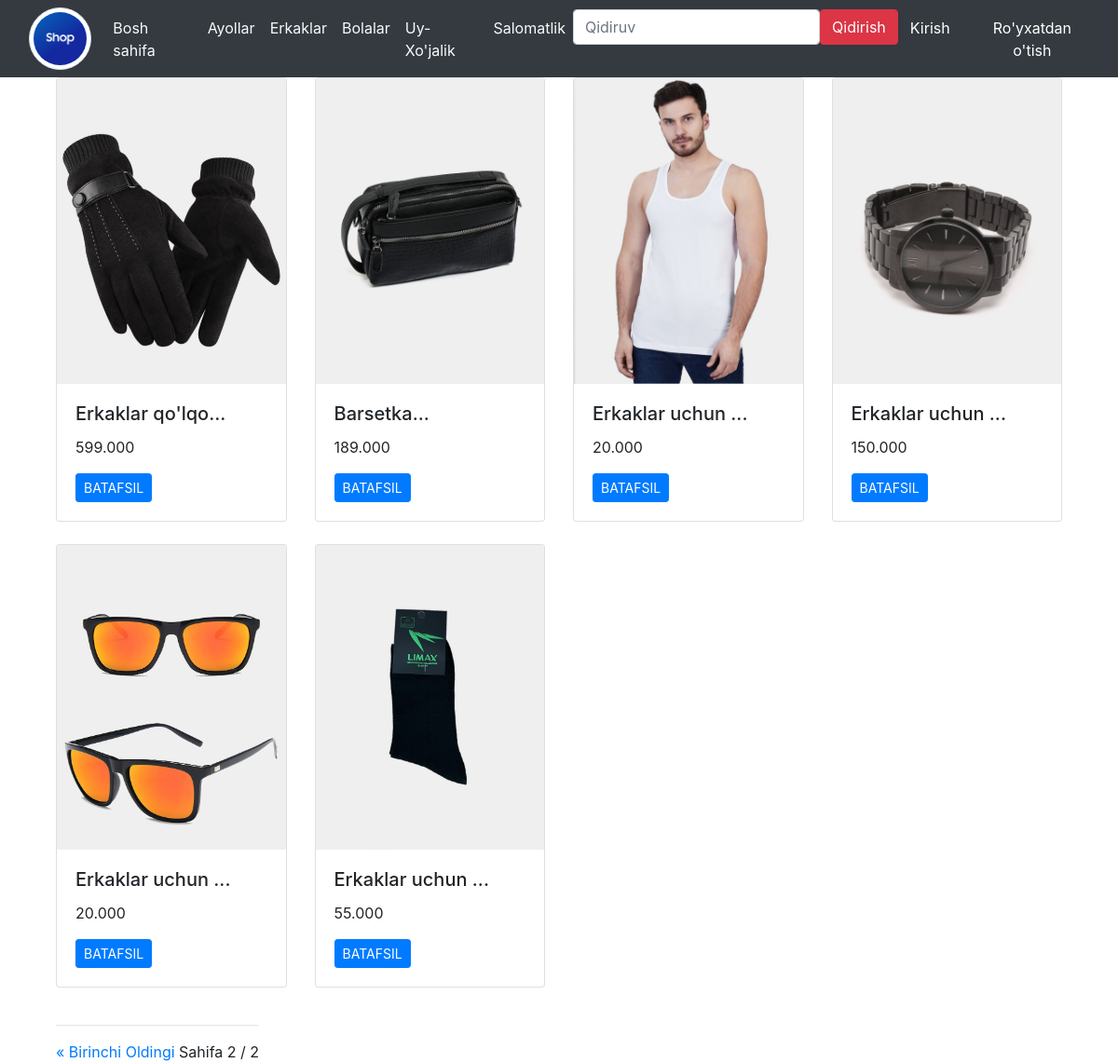
Before: /?page=2 with the older database file.
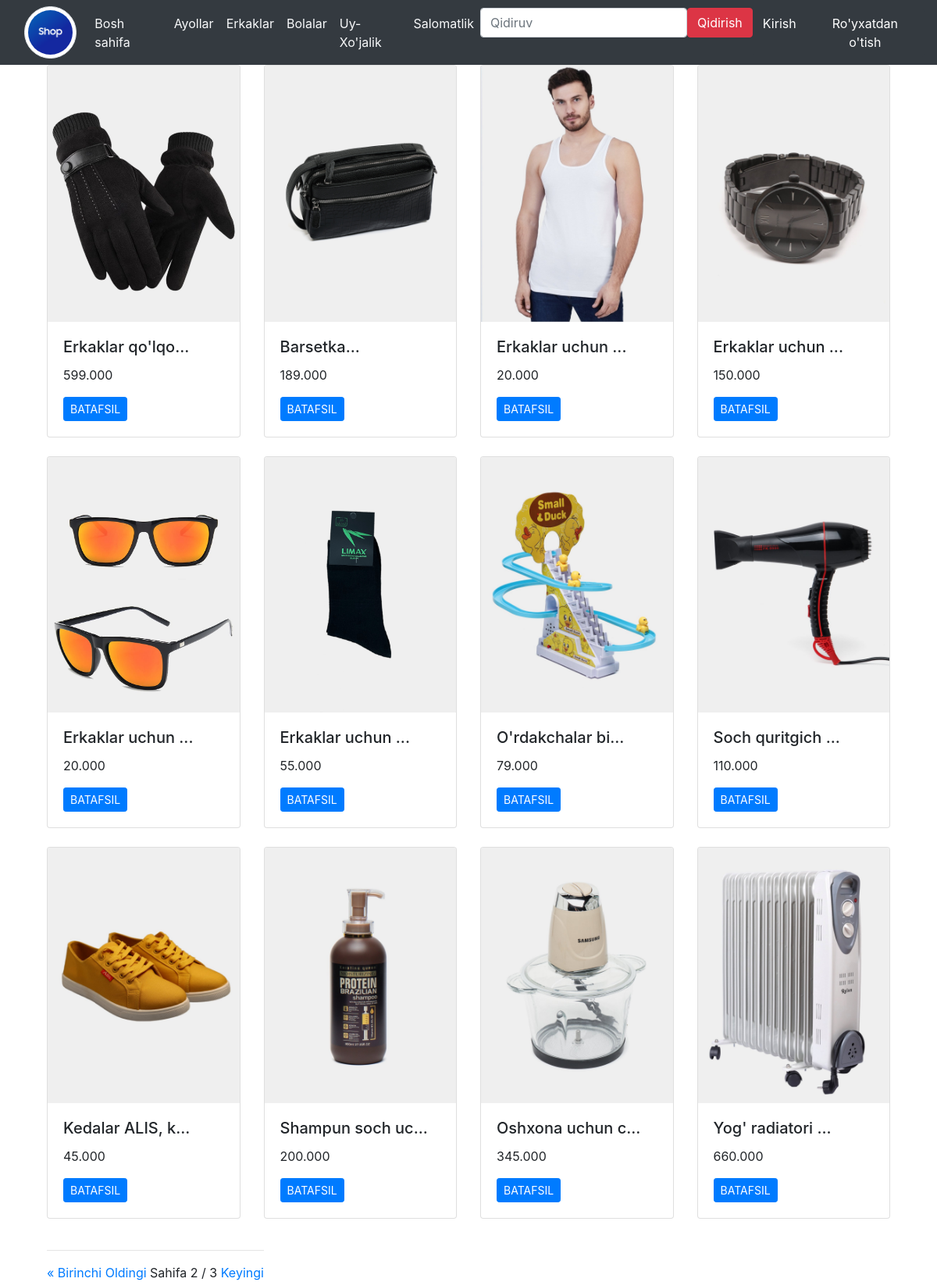
After: the same page with the newer database file.
### products/models.py (models this page shows, shortened)
class Product(models.Model):
    title = models.CharField(max_length=200)
    description = models.TextField()
    type = models.CharField(max_length=20, choices=PRODUCT_TYPE_CHOICES, default='none')
    price = models.DecimalField(max_digits=10, decimal_places=3)
    image = models.ImageField(upload_to='products/')  # You need to configure MEDIA_ROOT and MEDIA_URL in settings.py

### users/views.py (the view)
# urls.py: path('', HomePage, name='home'),
def HomePage(request):
    users = CustomUser.objects.all()
    products = Product.objects.all()
    products_per_page = 12
    paginator = Paginator(products, products_per_page)
    page = request.GET.get('page')
    products = paginator.get_page(page)
    context = {
        'products': products,
        'users': users
    }
    return render(request, template_name="home.html", context=context)

### templates/home.html (shortened to what this page needs)
{% extends 'base.html' %}
{% block content %}
    <div class="container">
        <div class="row row-cols-1 row-cols-sm-2 row-cols-md-3 row-cols-lg-4">
            {% for product in products %}
                <div class="col mb-4">
                    <div class="card">
                        <img src="{{ product.image.url }}" class="card-img-top" alt="{{ product.name }}">
                        <div class="card-body">
                            <h5 class="card-title">{{ product.title |slice:":15" }}...</h5>
                            <p class="card-text">{{ product.price }}</p>
                            <a href="{% url 'product_detail' product.id %}" class="btn btn-primary btn-sm">BATAFSIL</a>
                        </div>
                    </div>
                </div>
            {% endfor %}
        </div>
        <div class="pagination">
            <span class="step-links">
                <hr class="hr" />
                {% if products.has_previous %}
                    <a href="?page=1" >&laquo; Birinchi</a>
                    <a href="?page={{ products.previous_page_number }}">Oldingi</a>
                {% endif %}
                <span class="current-page">
                    Sahifa {{ products.number }} / {{ products.paginator.num_pages }}
                </span>
                {% if products.has_next %}
                    <a href="?page={{ products.next_page_number }}">Keyingi</a>
                {% endif %}
            </span>
        </div>
    </div>
{% endblock content %}

### templates/base.html (shortened to what this page needs)
{% load static %}
<!DOCTYPE html>
<html lang="en">
<head>
    <link rel="stylesheet" href="https://cdn.jsdelivr.net/npm/bootstrap@4.5.3/dist/css/bootstrap.min.css">
    <link rel="stylesheet" href="https://cdn.jsdelivr.net/npm/bootstrap-icons@1.9.0/font/bootstrap-icons.css">
</head>
<body>
    <nav class="navbar navbar-expand-md navbar-light bg-dark">
        <div class="col-xs-3 col-sm-1">
            <img class="mg-fluid rounded-circle img-thumbnail" src="{% static 'img/shop.png' %}" alt="Townhouses">
        </div>
        <div class="collapse navbar-collapse" id="navbarNav">
            <ul class="navbar-nav mr-auto">
                <li class="nav-item active">
                    <a class="nav-link text-light" href="{% url 'home' %}">Bosh sahifa <span class="sr-only">(current)</span></a>
                </li>
                <li class="nav-item">
                    <a class="nav-link text-light" href="{% url 'product_filters' category='Ayollar' %}">Ayollar</a>
                </li>
                <li class="nav-item">
                    <a class="nav-link text-light" href="{% url 'product_filters' category='Erkaklar' %}">Erkaklar</a>
                </li>
                <li class="nav-item">
                    <a class="nav-link text-light" href="{% url 'product_filters' category='Bolalar' %}">Bolalar</a>
                </li>
                <li class="nav-item">
                    <a class="nav-link text-light" href="{% url 'product_filters' category="Uy-Xo'jalik" %}">Uy-Xo'jalik</a>
                </li>
                <li class="nav-item">
                    <a class="nav-link text-light" href="{% url 'product_filters' category='Salomatlik' %}">Salomatlik</a>
                </li>
                <li class="nav-item">
                    <div class="d-flex">
                      <form class="d-flex" method=POST action="{% url 'search' %}">
                        <input class="form-control me-2" type="search" placeholder="Qidiruv" aria-label="Search" name="searched">
                        <button type="submit" class="btn btn-danger">Qidirish</button>
                      </form>
                    </div>
                </li>
            </ul>
            {% if user.is_authenticated %}
                {% if user.image %}
                    <div class="col-xs-3 col-sm-1">
                        <img src="{{ user.image.url }}" alt="{{ user.username }}" class="img-fluid rounded-circle img-thumbnail">
                    </div>
                {% else %}
                    <div class="col-xs-3 col-sm-1">
                        <img src="{% static 'img/unknown.jpg' %}" alt="{{ user.username }}" class="mg-fluid rounded-circle img-thumbnail">
                    </div>
                {% endif %}
                <div class="dropdown">
                    <button style="min-width: 200px" class="btn btn-secondary dropdown-toggle " type="button" id="dropdownMenuButton1" data-bs-toggle="dropdown" aria-expanded="false">
                        {{ user.username }}
                    </button>
                    <ul style="min-width: 200px;font-size: 20px;background-color: black;color: white" class="dropdown-menu" aria-labelledby="dropdownMenuButton1">
                        <li ><a style="color: white" onmouseover="this.style.color='black';" onmouseout="this.style.color='white';" class="dropdown-item" href="{% url 'orders' %}"><i class="bi bi-handbag"></i> Buyurtmalarim</a></li>
                        <li><a style="color: white" onmouseover="this.style.color='black';" onmouseout="this.style.color='white';" class="dropdown-item" href="{% url 'notifications' %}"><i class="bi bi-bell"></i> Bildirishnomalar</a></li>
                        <li><a style="color: white" onmouseover="this.style.color='black';" onmouseout="this.style.color='white';" class="dropdown-item" href="{% url 'profile' %}"><i class="bi bi-person"></i> Profil</a></li>
                        <li><a style="color: white" onmouseover="this.style.color='black';" onmouseout="this.style.color='white';" class="dropdown-item" href="{% url 'settings' %}"><i class="bi bi-gear"></i> Sozlamalar</a></li>
                        <li><a style="color: white" onmouseover="this.style.color='black';" onmouseout="this.style.color='white';" class="dropdown-item" href="{% url 'about' %}"><i class="bi bi-question-circle"></i> Biz haqimizda</a></li>
                        <li><a style="color: white" onmouseover="this.style.color='black';" onmouseout="this.style.color='white';" class="dropdown-item" href="{% url 'contact' %}"><i class="bi bi-chat-left"></i> Bog'lanish</a></li>
                        <li><a style="color: white" onmouseover="this.style.color='black';" onmouseout="this.style.color='white';" class="dropdown-item" href="{% url 'logout' %}"><i class="bi bi-box-arrow-left"></i> Chiqib ketish</a></li>
                    </ul>
                </div>
            {% else %}
                <div class="btn-group" role="group" aria-label="Basic example">
                    <a class="btn btn-dark" href="{% url 'signin' %}" role="button">Kirish</a>
                    <a class="btn btn-dark" href="{% url 'signup' %}" role="button">Ro'yxatdan o'tish</a>
                </div>
            {% endif %}
        </div>
    </nav>
    <main>
        <div class="container">
            {% block content %}
            {% endblock content %}
        </div>
    </main>
</body>
</html>

Changed rows visible on the page:
added Product: image (picture), title "O'rdakchalar bi", price "79.000"
added Product: image (picture), title "Soch quritgich", price "110.000"
added Product: image (picture), title "Kedalar ALIS, k", price "45.000"
added Product: image (picture), title "Shampun soch uc", price "200.000"
added Product: image (picture), title "Oshxona uchun c", price "345.000"
added Product: image (picture), title "Yog' radiatori", price "660.000"
Other visible differences:
{{ products.paginator.num_pages }}: "2" → "3"
text now shown: "Keyingi"
